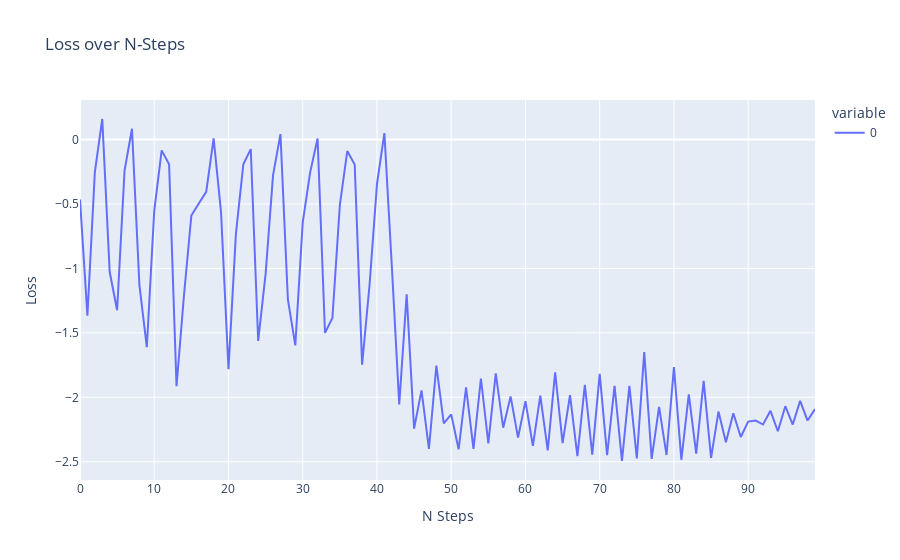

The code cell stored with this chart in its notebook:
### Code cell
actor = Actor(3,1)
critic = Critic(3,1)

agent = DDPGAgent(actor,max_steps=10000)

pipe = GymTransformBlock(agent=agent,n=1000,bs=10)(['Pendulum-v1'])
pipe = StepBatcher(pipe)

pipe = ActorLossProcessor(pipe,critic,actor)

pipe_loss = LossCollector(pipe,main_buffers=[[]])
pipe = BasicOptStepper(pipe_loss,actor,0.001)
list(pipe)
pipe_loss.show()

### Figure 1 — Plotly figure (JSON) as saved in the notebook; plotly's stock layout.template omitted (floating-point values rounded to 4 significant figures)
{"data": [{"hovertemplate": "variable=0<br>N Steps=%{x}<br>Loss=%{y}<extra></extra>", "legendgroup": "0", "line": {"color": "#636efa", "dash": "solid"}, "marker": {"symbol": "circle"}, "mode": "lines", "name": "0", "orientation": "v", "showlegend": true, "type": "scatter", "x": [0, 1, 2, 3, 4, 5, 6, 7, 8, 9, 10, 11, 12, 13, 14, 15, 16, 17, 18, 19, 20, 21, 22, 23, 24, 25, 26, 27, 28, 29, 30, 31, 32, 33, 34, 35, 36, 37, 38, 39, 40, 41, 42, 43, 44, 45, 46, 47, 48, 49, 50, 51, 52, 53, 54, 55, 56, 57, 58, 59, 60, 61, 62, 63, 64, 65, 66, 67, 68, 69, 70, 71, 72, 73, 74, 75, 76, 77, 78, 79, 80, 81, 82, 83, 84, 85, 86, 87, 88, 89, 90, 91, 92, 93, 94, 95, 96, 97, 98, 99], "xaxis": "x", "y": [-0.4654, -1.367, -0.253, 0.1594, -1.028, -1.324, -0.2401, 0.08373, -1.127, -1.611, -0.5536, -0.08395, -0.1922, -1.913, -1.212, -0.5892, -0.4959, -0.4063, 0.008374, -0.565, -1.782, -0.732, -0.1919, -0.07399, -1.563, -1.043, -0.2781, 0.04239, -1.241, -1.597, -0.6434, -0.2545, 0.008538, -1.5, -1.384, -0.5077, -0.08903, -0.1943, -1.747, -1.127, -0.3465, 0.04967, -0.9814, -2.055, -1.201, -2.243, -1.946, -2.4, -1.754, -2.203, -2.132, -2.403, -1.923, -2.4, -1.854, -2.357, -1.815, -2.236, -1.993, -2.313, -2.03, -2.377, -1.988, -2.412, -1.806, -2.356, -1.983, -2.457, -1.904, -2.444, -1.817, -2.449, -1.912, -2.494, -1.911, -2.474, -1.65, -2.478, -2.074, -2.448, -1.765, -2.485, -1.978, -2.436, -1.872, -2.471, -2.111, -2.349, -2.123, -2.308, -2.189, -2.181, -2.211, -2.105, -2.263, -2.069, -2.212, -2.028, -2.18, -2.092], "yaxis": "y"}], "layout": {"legend": {"title": {"text": "variable"}, "tracegroupgap": 0}, "title": {"text": "Loss over N-Steps"}, "xaxis": {"anchor": "y", "domain": [0, 1], "title": {"text": "N Steps"}}, "yaxis": {"anchor": "x", "domain": [0, 1], "title": {"text": "Loss"}}}}
